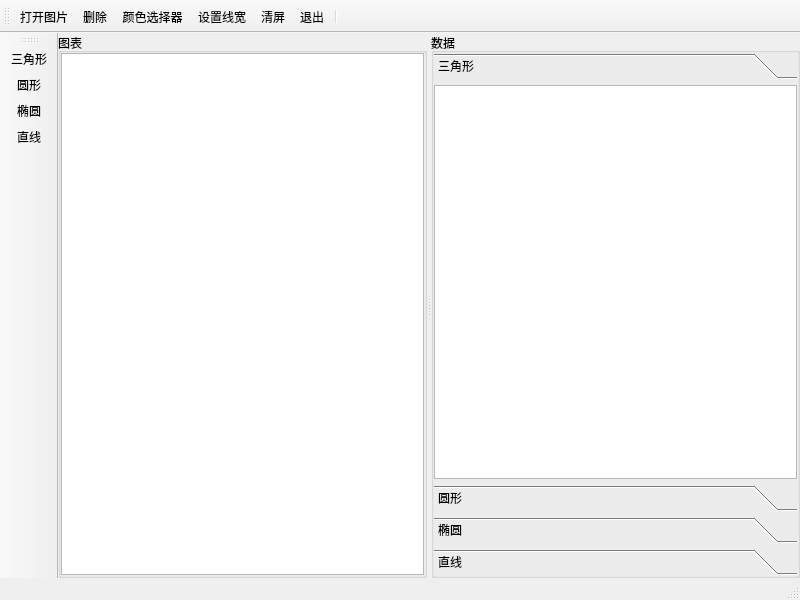
<?xml version="1.0" encoding="UTF-8"?>
<ui version="4.0">
 <class>MainWindow</class>
 <widget class="QMainWindow" name="MainWindow">
  <property name="geometry">
   <rect>
    <x>0</x>
    <y>0</y>
    <width>800</width>
    <height>600</height>
   </rect>
  </property>
  <property name="windowTitle">
   <string>MainWindow</string>
  </property>
  <widget class="QWidget" name="centralwidget">
   <layout class="QHBoxLayout" name="horizontalLayout_5">
    <property name="spacing">
     <number>0</number>
    </property>
    <property name="leftMargin">
     <number>0</number>
    </property>
    <property name="topMargin">
     <number>0</number>
    </property>
    <property name="rightMargin">
     <number>0</number>
    </property>
    <property name="bottomMargin">
     <number>0</number>
    </property>
    <item>
     <widget class="QSplitter" name="splitter">
      <property name="orientation">
       <enum>Qt::Horizontal</enum>
      </property>
      <widget class="QGroupBox" name="leftBox">
       <property name="title">
        <string>图表</string>
       </property>
       <layout class="QHBoxLayout" name="horizontalLayout_3">
        <property name="spacing">
         <number>0</number>
        </property>
        <property name="leftMargin">
         <number>0</number>
        </property>
        <property name="topMargin">
         <number>0</number>
        </property>
        <property name="rightMargin">
         <number>0</number>
        </property>
        <property name="bottomMargin">
         <number>0</number>
        </property>
        <item>
         <widget class="QGraphicsView" name="graphicsView"/>
        </item>
       </layout>
      </widget>
      <widget class="QGroupBox" name="rightBox">
       <property name="maximumSize">
        <size>
         <width>400</width>
         <height>16777215</height>
        </size>
       </property>
       <property name="title">
        <string>数据</string>
       </property>
       <layout class="QHBoxLayout" name="horizontalLayout_4">
        <property name="spacing">
         <number>0</number>
        </property>
        <property name="leftMargin">
         <number>0</number>
        </property>
        <property name="topMargin">
         <number>0</number>
        </property>
        <property name="rightMargin">
         <number>0</number>
        </property>
        <property name="bottomMargin">
         <number>0</number>
        </property>
        <item>
         <widget class="QToolBox" name="toolBox">
          <property name="currentIndex">
           <number>0</number>
          </property>
          <widget class="QWidget" name="traingle_page">
           <property name="geometry">
            <rect>
             <x>0</x>
             <y>0</y>
             <width>366</width>
             <height>387</height>
            </rect>
           </property>
           <attribute name="label">
            <string>三角形</string>
           </attribute>
           <layout class="QHBoxLayout" name="horizontalLayout_2">
            <property name="spacing">
             <number>0</number>
            </property>
            <property name="leftMargin">
             <number>0</number>
            </property>
            <property name="topMargin">
             <number>0</number>
            </property>
            <property name="rightMargin">
             <number>0</number>
            </property>
            <property name="bottomMargin">
             <number>0</number>
            </property>
            <item>
             <widget class="QTableWidget" name="TranigletableWidget"/>
            </item>
           </layout>
          </widget>
          <widget class="QWidget" name="circle_page">
           <property name="geometry">
            <rect>
             <x>0</x>
             <y>0</y>
             <width>366</width>
             <height>387</height>
            </rect>
           </property>
           <attribute name="label">
            <string>圆形</string>
           </attribute>
           <layout class="QHBoxLayout" name="horizontalLayout">
            <property name="spacing">
             <number>0</number>
            </property>
            <property name="leftMargin">
             <number>0</number>
            </property>
            <property name="topMargin">
             <number>0</number>
            </property>
            <property name="rightMargin">
             <number>0</number>
            </property>
            <property name="bottomMargin">
             <number>0</number>
            </property>
            <item>
             <widget class="QTableWidget" name="CircletableWidget"/>
            </item>
           </layout>
          </widget>
          <widget class="QWidget" name="ellipse_page">
           <property name="geometry">
            <rect>
             <x>0</x>
             <y>0</y>
             <width>366</width>
             <height>387</height>
            </rect>
           </property>
           <attribute name="label">
            <string>椭圆</string>
           </attribute>
           <layout class="QHBoxLayout" name="horizontalLayout_6">
            <property name="spacing">
             <number>0</number>
            </property>
            <property name="leftMargin">
             <number>0</number>
            </property>
            <property name="topMargin">
             <number>0</number>
            </property>
            <property name="rightMargin">
             <number>0</number>
            </property>
            <property name="bottomMargin">
             <number>0</number>
            </property>
            <item>
             <widget class="QTableWidget" name="EllipsetableWidget"/>
            </item>
           </layout>
          </widget>
          <widget class="QWidget" name="line_page">
           <property name="geometry">
            <rect>
             <x>0</x>
             <y>0</y>
             <width>366</width>
             <height>387</height>
            </rect>
           </property>
           <attribute name="label">
            <string>直线</string>
           </attribute>
           <layout class="QHBoxLayout" name="horizontalLayout_7">
            <property name="spacing">
             <number>0</number>
            </property>
            <property name="leftMargin">
             <number>0</number>
            </property>
            <property name="topMargin">
             <number>0</number>
            </property>
            <property name="rightMargin">
             <number>0</number>
            </property>
            <property name="bottomMargin">
             <number>0</number>
            </property>
            <item>
             <widget class="QTableWidget" name="LinetableWidget"/>
            </item>
           </layout>
          </widget>
         </widget>
        </item>
       </layout>
      </widget>
     </widget>
    </item>
   </layout>
  </widget>
  <widget class="QMenuBar" name="menubar">
   <property name="geometry">
    <rect>
     <x>0</x>
     <y>0</y>
     <width>800</width>
     <height>23</height>
    </rect>
   </property>
  </widget>
  <widget class="QStatusBar" name="statusbar"/>
  <widget class="QToolBar" name="maintoolBar">
   <property name="windowTitle">
    <string>toolBar</string>
   </property>
   <property name="layoutDirection">
    <enum>Qt::LeftToRight</enum>
   </property>
   <property name="allowedAreas">
    <set>Qt::AllToolBarAreas</set>
   </property>
   <property name="orientation">
    <enum>Qt::Horizontal</enum>
   </property>
   <property name="toolButtonStyle">
    <enum>Qt::ToolButtonTextUnderIcon</enum>
   </property>
   <attribute name="toolBarArea">
    <enum>TopToolBarArea</enum>
   </attribute>
   <attribute name="toolBarBreak">
    <bool>false</bool>
   </attribute>
   <addaction name="actOpenPic"/>
   <addaction name="actEdit_Delete"/>
   <addaction name="actEdit_Color"/>
   <addaction name="actLine_Width"/>
   <addaction name="actClear_Screen"/>
   <addaction name="actQuit"/>
   <addaction name="separator"/>
  </widget>
  <widget class="QToolBar" name="toolBar">
   <property name="windowTitle">
    <string>toolBar_2</string>
   </property>
   <property name="allowedAreas">
    <set>Qt::LeftToolBarArea</set>
   </property>
   <property name="orientation">
    <enum>Qt::Vertical</enum>
   </property>
   <property name="iconSize">
    <size>
     <width>16</width>
     <height>16</height>
    </size>
   </property>
   <property name="toolButtonStyle">
    <enum>Qt::ToolButtonTextUnderIcon</enum>
   </property>
   <attribute name="toolBarArea">
    <enum>LeftToolBarArea</enum>
   </attribute>
   <attribute name="toolBarBreak">
    <bool>false</bool>
   </attribute>
   <addaction name="actItem_triangle"/>
   <addaction name="actItem_Circle"/>
   <addaction name="actItem_Ellipse"/>
   <addaction name="actItem_Line"/>
  </widget>
  <action name="actQuit">
   <property name="icon">
    <iconset resource="res.qrc">
     <normaloff>:/images/images/132.bmp</normaloff>:/images/images/132.bmp</iconset>
   </property>
   <property name="text">
    <string>退出</string>
   </property>
   <property name="toolTip">
    <string>退出本系统</string>
   </property>
  </action>
  <action name="actOpenPic">
   <property name="icon">
    <iconset resource="res.qrc">
     <normaloff>:/images/images/128.bmp</normaloff>:/images/images/128.bmp</iconset>
   </property>
   <property name="text">
    <string>打开图片</string>
   </property>
   <property name="toolTip">
    <string>打开图片文件</string>
   </property>
  </action>
  <action name="actItem_Circle">
   <property name="icon">
    <iconset resource="res.qrc">
     <normaloff>:/images/images/circle.png</normaloff>:/images/images/circle.png</iconset>
   </property>
   <property name="text">
    <string>圆形</string>
   </property>
   <property name="toolTip">
    <string>添加圆形</string>
   </property>
  </action>
  <action name="actEdit_Delete">
   <property name="icon">
    <iconset resource="res.qrc">
     <normaloff>:/images/images/108.bmp</normaloff>:/images/images/108.bmp</iconset>
   </property>
   <property name="text">
    <string>删除</string>
   </property>
   <property name="toolTip">
    <string>删除Item</string>
   </property>
  </action>
  <action name="actItem_triangle">
   <property name="icon">
    <iconset resource="res.qrc">
     <normaloff>:/images/images/triangle.png</normaloff>:/images/images/triangle.png</iconset>
   </property>
   <property name="text">
    <string>三角形</string>
   </property>
  </action>
  <action name="actEdit_Color">
   <property name="icon">
    <iconset resource="res.qrc">
     <normaloff>:/images/images/color.png</normaloff>:/images/images/color.png</iconset>
   </property>
   <property name="text">
    <string>颜色选择器</string>
   </property>
  </action>
  <action name="actClear_Screen">
   <property name="icon">
    <iconset resource="res.qrc">
     <normaloff>:/images/images/clearScreen.png</normaloff>:/images/images/clearScreen.png</iconset>
   </property>
   <property name="text">
    <string>清屏</string>
   </property>
  </action>
  <action name="actItem_Ellipse">
   <property name="icon">
    <iconset resource="res.qrc">
     <normaloff>:/images/images/ellipse.png</normaloff>:/images/images/ellipse.png</iconset>
   </property>
   <property name="text">
    <string>椭圆</string>
   </property>
  </action>
  <action name="actItem_Line">
   <property name="icon">
    <iconset resource="res.qrc">
     <normaloff>:/images/images/line.png</normaloff>:/images/images/line.png</iconset>
   </property>
   <property name="text">
    <string>直线</string>
   </property>
  </action>
  <action name="actLine_Width">
   <property name="icon">
    <iconset resource="res.qrc">
     <normaloff>:/images/images/Linde_widget.png</normaloff>:/images/images/Linde_widget.png</iconset>
   </property>
   <property name="text">
    <string>设置线宽</string>
   </property>
  </action>
 </widget>
 <resources>
  <include location="res.qrc"/>
 </resources>
 <connections>
  <connection>
   <sender>actQuit</sender>
   <signal>triggered()</signal>
   <receiver>MainWindow</receiver>
   <slot>close()</slot>
   <hints>
    <hint type="sourcelabel">
     <x>-1</x>
     <y>-1</y>
    </hint>
    <hint type="destinationlabel">
     <x>399</x>
     <y>299</y>
    </hint>
   </hints>
  </connection>
 </connections>
</ui>
